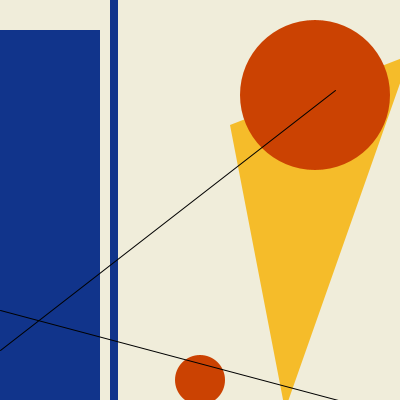
Frame 1 (no input)
Frame 60 (the mouse pressed at the canvas centre just before this capture): identical to frame 1, image omitted
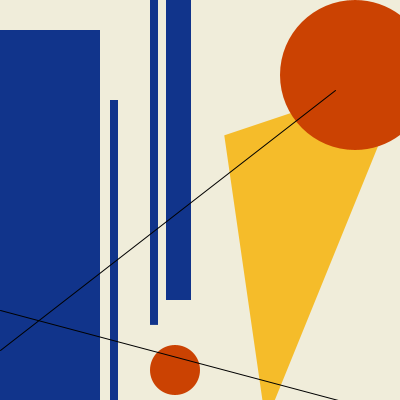
Frame 120 (the mouse held since frame 60 and released just before this capture)

The Processing sketch that drew these frames (run headless with seeded random() and noise(); from frame 60 on, the mouse is pressed at the canvas centre):

// Processing sketch: processing_62420
// ── processing_62420.pde


void setup() {
  size(400,400);
  smooth();
  cursor(CROSS);
}

void draw() {

  background(#F0EDDA);
  noStroke();
   
  fill(#11348B);
  float rectL = mouseX/float(width);
  rect(0,30,100,400); //left big
  rect(110,pow(rectL, 2)*width,8,400); //left thin
  rect(150,0,8,pow(rectL, .3)*width); //right thin
  rect(166,0,pow(rectL, 4)*width,300); //right thinner
   
  fill(#F5BC2A);
  float angle = map(mouseX/20,mouseY/50,width,0,PI);
  pushMatrix();
    translate(10,10);
    rotate(angle);
    triangle(400,45,220,115,275,400);
  popMatrix();
  
  fill(#CB4202);
  ellipse(315+mouseX/5,95-mouseY/10,150,150);
  ellipse(200-pmouseY/8,380-mouseX/20,50,50);
   
  stroke(0);
  strokeWeight(1);
  line(0,350,335,90);
  line(0,310,338,400);


}
